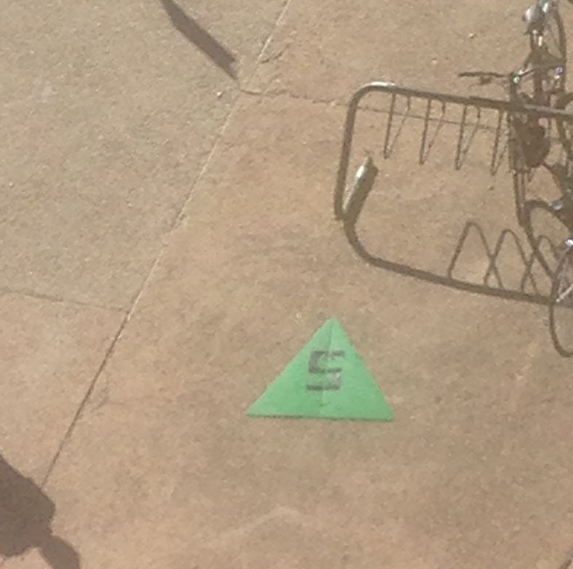
%> input picture test_images/zoomed.png, 573 x 569 px
$ octave histogram.m   (GNU Octave 9; MATLAB toolbox functions it lacks are replaced by stand-ins)
%> lines starting %> are read from the running program, lines starting %| are printed output that depends on the picture
img = imread('test_images/zoomed.png');
%> img is the input picture: size 569x573x3 uint8; mean R, G, B 177.7, 156.4, 130.4
% img = im2double(img);
% hist(reshape(img,[],3),1:max(img(:)));
% colormap([1 0 0; 0 1 0; 0 0 1]);

img = rgb2hsv(img);
%> img: size 569x573x3 double; mean H, S, V 0.0941, 0.272, 0.701
hue = img(:,:,1);
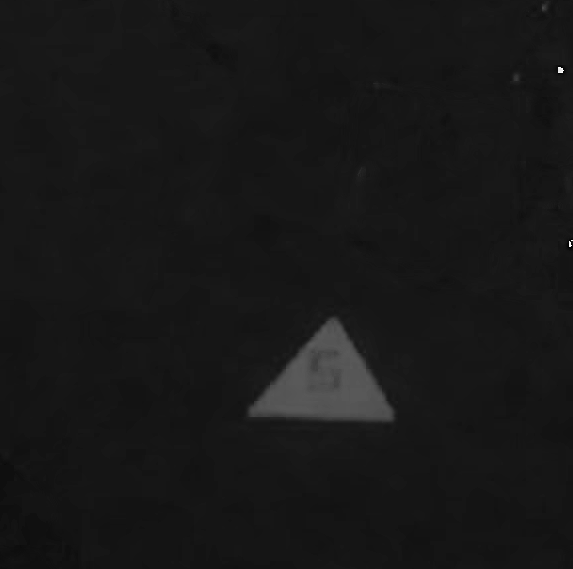
%> hue: size 569x573 double; min 0, max 0.992, mean 0.0941
his = imhist(hue);
%> his = 256 values, max 96880 at index 23, min 0 at index 2, mean 1273.6

[peak, ind] = findpeaks(his);
%> peak = 38 values, max 96880 at index 6, min 1 at index 31, mean 4843.9; ind = 38 values from 3 to 254
arr = [peak, ind];
%> arr = 38 rows, first 12: [4 3; 5 5; 16 8; 13 12; 1696 18; 96880 23; 67876 25; 12200 27; 1284 29; 227 32; 161 37; 110 40]
arr2 = sortrows(arr);
%> arr2 = 38 rows, first 12: [1 230; 2 228; 2 236; 2 242; 2 249; 3 254; 4 3; 4 233; 5 5; 5 247; 7 252; 13 12]
